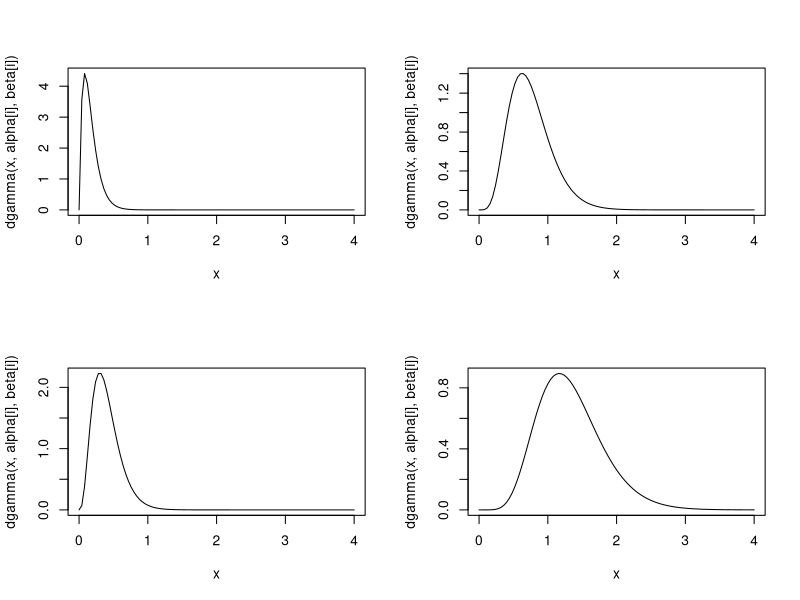
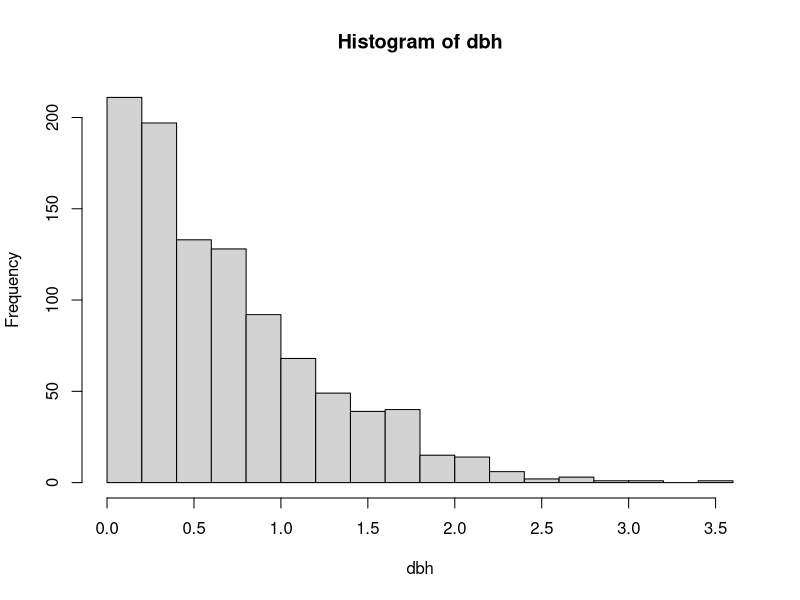
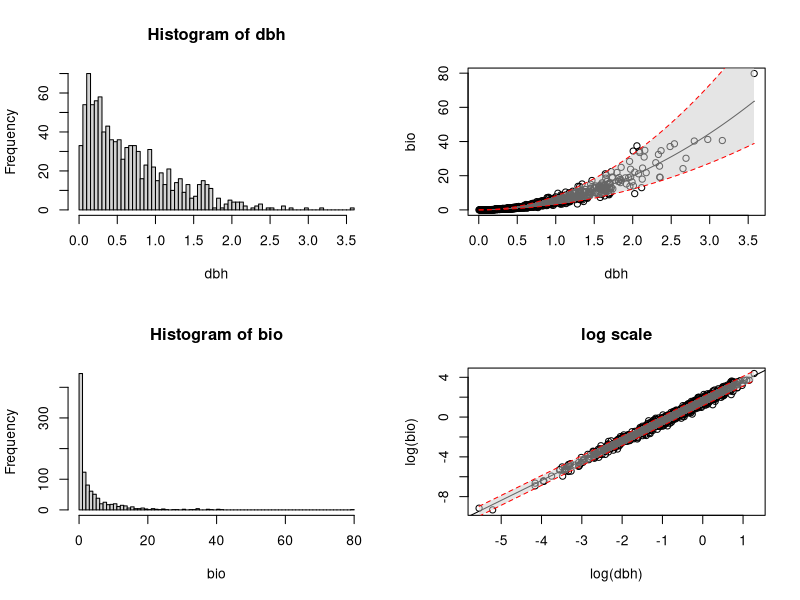
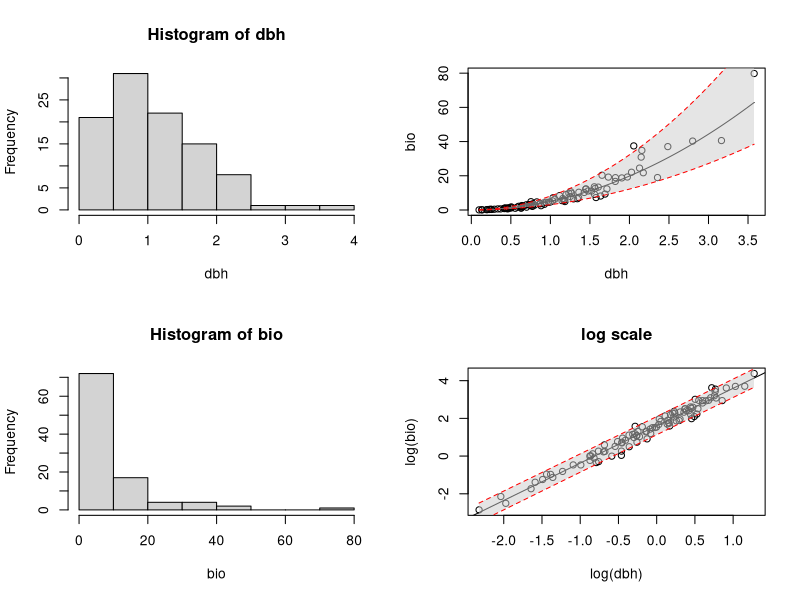
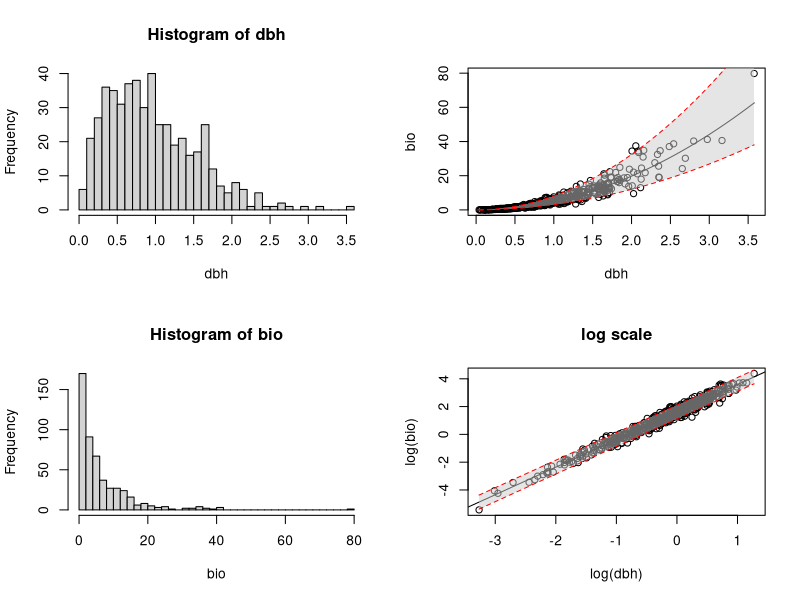
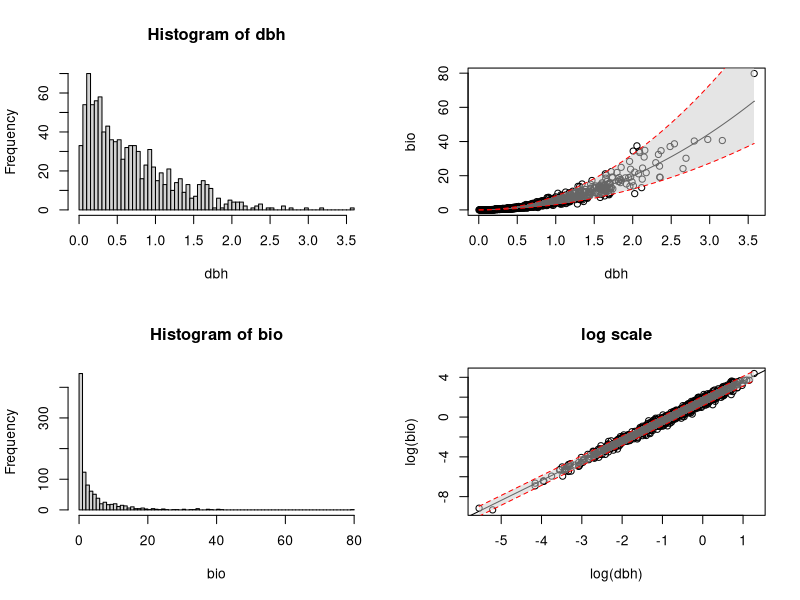

Write R code to recreate these figures, in order. (Note: a time limit stopped this script after it produced the figures.)
##
## Sequential PPS sampling design simulation
##

##
## libraries and functions
##

make.gamma.mixture <- function(N, alpha, beta){
	# makes a mixture of gamma distributions given alpha and beta vectors
	n <- length(alpha)
	samp <- sample(1:n, N, replace = TRUE)    
	dbh <- rgamma(N, alpha[samp], beta[samp])
}

make.sim.biomass <- function(dbh, b0, b1, s2){
	# make a power law distribution function with exponential random normal error and restricts values less than 0
	N <- length(dbh)
	bio <- b0 * dbh ^ b1 * exp(rnorm(N, 0, s2))
	bio[bio < 0] <- min(bio)
	if(length(bio[bio < 0]) == 0){
		return(bio)
	} else{
		return(bio)
		"some values of biomass were less than 0 so were set to min(bio)"
	}
}

make.model.plot <- function(dbh, bio, file = 'pathname'){ # plot model fits and save to file using file = 'pathname'
	if(file != 'pathname'){
		pdf(file = "fullModel")
	}
	N <- length(dbh)
	layout(matrix(1:4, nrow = 2))
	hist(dbh, breaks = floor(N / 10))
	hist(bio, breaks = floor(N / 10))
	# model
	model <- lm(log(bio) ~ log(dbh))
	newdbh <- seq(min(dbh), max(dbh), length.out = N)
	preds <- predict(model, newdata = data.frame(dbh = newdbh), interval = "predict")
	
	plot(bio ~ dbh)
	curve(exp(model$coeff[1]) * x^model$coeff[2], add = TRUE)
	polygon(c(rev(newdbh), newdbh), c(rev(exp(preds[, 3])), exp(preds[, 2])), col = adjustcolor('grey80', alpha.f=0.5), border = NA)
	lines(newdbh, exp(preds[ ,3]), lty = 'dashed', col = 'red')
	lines(newdbh, exp(preds[ ,2]), lty = 'dashed', col = 'red')
	
	plot(log(bio) ~ log(dbh), main = 'log scale')
	abline(model)
	polygon(c(rev(log(newdbh)), log(newdbh)), c(rev(preds[, 3]), preds[, 2]), col = adjustcolor('grey80', alpha.f=0.5), border = NA)
	lines(log(newdbh), preds[ ,3], lty = 'dashed', col = 'red')
	lines(log(newdbh), preds[ ,2], lty = 'dashed', col = 'red')
	if(file != 'pathname'){
		dev.off()
	}
}

make.pps.samp <- function(dbh, bio, n){ # sample dbh and bio using pps on dbh
	N <- length(dbh)
	p <- dbh / sum(dbh)
	samp <- sample(1:N, n, prob = p)
	prob <- p[samp]
	#dbh.pps.mn <- 1 / N * sum(1 / n * dbh[samp] / p[samp])
	dbh.pps <- dbh[samp]
	dbh.mn <- 1 / N * sum(dbh[samp] / (n * p[samp]))
	#delta.kl <- 1 - 
	#dbh.pps.var <- 
	#bio.pps.mn <- 1 / N * sum(1 / n * bio[samp] / p[samp])	
	bio.pps <- bio[samp]
	bio.mn <- 1 / N * sum(bio[samp] / (n * p[samp]))
	#bio.pps.var <- 
	list(dbh = dbh.pps, dbh.mn = dbh.mn, bio = bio.pps, bio.mn = bio.mn, p = prob)
	#list(dbh.pps = dbh, dbh.mn = dbh.mn, dbh.var = dbh.var, bio = bio, bio.mn = bio.mn, bio.var = bio.var)
}

make.bias.pps.est <- function(iter, dbh, bio, n){ # estimate bias in regression coefficients from pps sampling
	out <- make.pps.samp(dbh, bio, n)
	model <- lm(log(out$bio) ~ log(out$dbh))
	model.wt <- lm(log(out$bio) ~ log(out$dbh), weights = out$p)
	#list(coef = model$coef, coef.wt = model.wt$coef)
	c(summary(model)$coef[, 1], summary(model)$coef[, 2], summary(model.wt)$coef[, 1], summary(model.wt)$coef[, 2])
}

make.pi <- function(N){
	if(floor(N) < N){
		"N must be an integer"
	} else if(N < 2){
		"N must be greater than 2"
	} else if(N == 2){
		bias <- c(1 / 4, 0)
	} else {
		bias <- vector(length = N)
		for(j in 1:(N-1)){
			#bias[j] <- (factorial(N - 2) / factorial(N) * (sum(1:(N-1) * 1:(N-1) / (2:N))) + 1 /2) #* (N - j)
			#bias[j] <- (factorial(N - 2) / factorial(N) * (sum(1:(N-1) * 1:(N-1) / (2:N))) + 1 /2 - (N - 1) / N) * (N - j)
			bias[j] <- (1 / (N * (N - 1)) * (sum(1:(N-1) * 1:(N-1) / (2:N))) + 1 /2 - (N - 1) / N) * (N - j)
		}
		bias[N] <- 0
		return(bias)
	}
}

make.design.samp <- function(dbh, bio, n){ # sample according to the proposed design
	N <- length(dbh)
	p <- vector(length = N)
	for(k in 1:N){
		x <- dbh[1:k]
		fn <- ecdf(x)
		p[k] <- fn(x)[k]
	}
	#	p <- p * 2 * n / N # potential sample size adjustment
	samples <- rbinom(N, 1, p)
	dbh.design <- dbh[samples == 1]
	bio.design <- bio[samples == 1]
	pi <- (make.pi(N) + 1:N/N)[samples == 1]
	list(dbh = dbh.design, bio = bio.design, p = pi)
}

make.bias.design.est <- function(iter, dbh, bio, n){ # estimate bias in regression coefficients from pps sampling
	out <- make.design.samp(dbh, bio, n)
	model <- lm(log(out$bio) ~ log(out$dbh))
	model.wt <- lm(log(out$bio) ~ log(out$dbh), weights = out$p)
	#list(coef = model$coef, coef.wt = model.wt$coef)
	c(summary(model)$coef[, 1], summary(model)$coef[, 2], summary(model.wt)$coef[, 1], summary(model.wt)$coef[, 2])
}


##
## Simulate dbh
##

N <- 1000 # finite population size
n <- 100 # expected sample size

##
## Start with a population that is a mixture of Gamma Distributions
##

alpha <- c(2, 4, 6, 8) # gamma mixture parameter
beta <- c(12, 10, 8, 6) # gamma mixture parameter

dbh <- make.gamma.mixture(N, alpha, beta)

##
## Plot DBH
##

layout(matrix(1:4, 2, 2))
for(i in 1:4){ # plot the four distibutions to mix
	curve(dgamma(x, alpha[i], beta[i]), from = 0, to = 4)
}

par(mfrow = c(1, 1))
#pdf(file = 'dbh1.pdf')
hist(dbh, breaks = 20)
#dev.off()

## 
## True mean and variance for DBH
##

dbh.mn <- mean(dbh)
dbh.var <- var(dbh)

##
## Simulate Biomass
##

b0 <- 5
b1 <- 2
s2 <- 1/4

bio <- make.sim.biomass(dbh, b0, b1, s2)
bio.mn <- mean(bio)
bio.var <- var(bio)

##
## Plot Data
##

#make.model.plot(dbh, bio, file = "fullModel.pdf")
make.model.plot(dbh, bio)

##
## True PPS sampling design
##

out.pps <- make.pps.samp(dbh, bio, n)
dbh.mn - out.pps$dbh.mn
bio.mn - out.pps$bio.mn

##
## Plot relationship for PPS sample
##

make.model.plot(out.pps$dbh, out.pps$bio)

##
## Estimate Bias from pps sampling
##

bias.pps <- sapply(1:100, make.bias.pps.est, dbh = dbh, bio = bio, n = 100)
rownames(bias.pps) <- c('EST intercept OLS', 'EST slope OLS', 'SE intercept OLS', 'SE slope OLS', 'EST intercept WLS', 'EST slope WLS', 'SE intercept WLS', 'SE slope WLS')
idx.mn <- c(1:2, 5:6)
idx.var <- c(3:4, 7:8)
apply(bias.pps[idx.mn,], 1, mean) - rep(c(log(b0), b1), 2) # seems to be unbiasedly estimating the regression parameters
apply(bias.pps[idx.mn, ], 1, var) * dim(bias.pps)[2] - apply(bias.pps[idx.var, ], 1, mean) # variance of estimator vs estimated variance for regression parameters

##
## Sequential PPS design
##

##
## Sample the first element (x1) with probability 1
## Sample the second element (x2) with probability 1 if x2 > x1
##                                                 1/2 if x2 <= x1  
##
## Sample the third element (x3) with probability 1 if x3 > x1 & x2
##                                                2/3 if x3 > x1 & x3 < x2 
##                                                2/3 if x3 > x2 & x3 < x1
##                                                1/3 if x3 < x1 & x2
##
## And so on
##

##
## Testing the behavior of the probability of being sampled pi_i for one population
##


out.design <- make.design.samp(dbh, bio, n)

make.model.plot(out.design$dbh, out.design$bio)
make.model.plot(dbh, bio)

bias.design <- sapply(1:1000, make.bias.design.est, dbh = dbh, bio = bio, n = 100)
rownames(bias.design) <- c('EST intercept OLS', 'EST slope OLS', 'SE intercept OLS', 'SE slope OLS', 'EST intercept WLS', 'EST slope WLS', 'SE intercept WLS', 'SE slope WLS')
idx.mn <- c(1:2, 5:6)
idx.var <- c(3:4, 7:8)
apply(bias.design[idx.mn,], 1, mean) - rep(c(log(b0), b1), 2) # seems to be unbiasedly estimating the regression parameters
apply(bias.design[idx.mn, ], 1, var) * (dim(bias.design)[2] - 1) - apply(bias.design[idx.var, ], 1, mean) # variance of estimator vs estimated variance for regression parameters



##
## Older code...
##



iter <- 10000
est.mn.dbh <- vector(length = iter)
est.var.dbh <- vector(length = iter)
est.mn.bio <- vector(length = iter)
est.var.bio <- vector(length = iter)
bio.fit <- vector(mode = 'list', length = iter)
bio.fit.weight <- vector(mode = 'list', length = iter)
bio.fit.srs <- vector(mode = 'list', length = iter)
pi.save <- rep(0, length = N)
n.save <- vector(length = iter)
s2.core <- 1/8 # Sampling error from coring tree
coefs <- matrix(nrow = iter, ncol = 2)

for(i in 1:iter){
	if(i %% 100 == 0){
		cat(i, ' ')
	}
	p <- vector(length = N)
	samp.srs <- sample(1:N, n) #SRS sampling for comparison
	samp <- sample(1:N)
	dbh.samp <- dbh[samp]
	bio.samp <- bio[samp]
	for(k in 1:N){
		x <- dbh.samp[1:k]
		fn <- ecdf(x)
		p[k] <- fn(x)[k]
	}
#	p <- p * 2 * n / N #potential sample size adjustment
	samples <- rbinom(N, 1, p)
	dbh.pps <- dbh.samp[which(samples == 1)]
	error <- rnorm(N, 0, s2.core)
	bio.pps <- (bio.samp*exp(error))[which(samples == 1)] #exponential error due to measurement error sampling the cores, not sampling design
	
	n.save[i] <- sum(samples)
	probs <- p[which(samples == 1)]
	p[samp] <- p
	pi.save <- pi.save + 1 / iter * p
	est.mn.dbh[i] <- 1 / N * sum(dbh.pps / probs) # check these
	est.var.dbh[i] <- (1 / N) * var(dbh.pps / probs)
	est.mn.bio[i] <- 1 / N * sum(bio.pps / probs) # check these
	est.var.bio[i] <- (1 / N) * var(bio.pps / probs)
	model.pps <- lm(log(bio.pps) ~ log(dbh.pps))
	coefs[i, ] <- model.pps$coef
	bio.fit[[i]] <- exp(model.pps$coef[1]) * dbh^model.pps$coef[2]  
	model.srs <- lm(log((bio*exp(error))[samp.srs]) ~ log(dbh[samp.srs]))
	bio.fit.srs[[i]] <- exp(model.srs$coef[1]) * dbh^model.srs$coef[2]  
	model.pps.weight <- lm(log(bio.pps) ~ log(dbh.pps), weights = 1 / fn(dbh.pps))
	bio.fit.weight[[i]] <- exp(model.pps.weight$coef[1]) * dbh^model.pps.weight$coef[2]  
}

#load("pps.test.RData")

apply(coefs, 2, mean) ## Looks pretty unbiased to me
c(log(a), b) 


mean(est.mn.dbh)
var(est.mn.dbh)
mean(est.var.dbh)
mean(dbh)
var(dbh) / N^2
mean(n.save)


## Plots suggest CLT behavior
layout(matrix(c(1:4), nrow = 2))
hist(est.mn.dbh, freq = FALSE, breaks = 20)
curve(dnorm(x, mean(est.mn.dbh), sqrt(N*mean(est.var.dbh))), add = TRUE)  
## Density function for dbh
#curve((1/4 * dbeta(x, alpha[1], beta[1]) + 1/4 * dbeta(x, alpha[2], beta[2]) + 1/4 * dbeta(x, alpha[3], beta[3]) + 1/4 * dbeta(x, alpha[4], beta[4])), ylab = "")  
hist(est.mn.bio, freq = FALSE, breaks = 20)
curve(dnorm(x, mean(est.mn.bio), sqrt(N*var(est.var.bio))), add = TRUE)
hist(n.save) # mean is about 1/2 number of trees N for this distribution
cdffn <- ecdf(dbh)
#hist(pi.save - 2 * n / N * cdffn(dbh) - 1/N, breaks = 20) # Not the same as pps sampling # controlling sample size
#mean(pi.save - 2 * n / N * cdffn(dbh)- 1/N) # controlling sample size

hist(pi.save - cdffn(dbh)); abline(v = 0, lwd = 8)
mean(pi.save - cdffn(dbh))
MSPE.srs <- vector(length = iter)
MSPE.pps <- vector(length = iter)
MSPE.pps.weight <- vector(length = iter)
for(i in 1:iter){
	MSPE.srs[i] <- mean((bio.fit.srs[[i]] - bio)^2)
	MSPE.pps[i] <- mean((bio.fit[[i]] - bio)^2)
	MSPE.pps.weight[i] <- mean((bio.fit.weight[[i]] - bio)^2)
}

mean(MSPE.srs)
mean(MSPE.pps)
mean(MSPE.pps.weight)


##
##
##


##
## Informative sampling test idea
##
model.no.informative <- lm(log(bio.pps) ~ log(dbh.pps))
model.informative <- lm(log(bio.pps) ~ log(dbh.pps) + 1 / fn(dbh.pps) + log(dbh.pps) * 1 / fn(dbh.pps))
anova(model.no.informative, model.informative)




#save.image(file = "pps.test.RData")

hist(pi.save - 2 * n / N * cdffn(dbh), freq = FALSE)
lines(density(pi.save - 2 * n / N * cdffn(dbh)))
